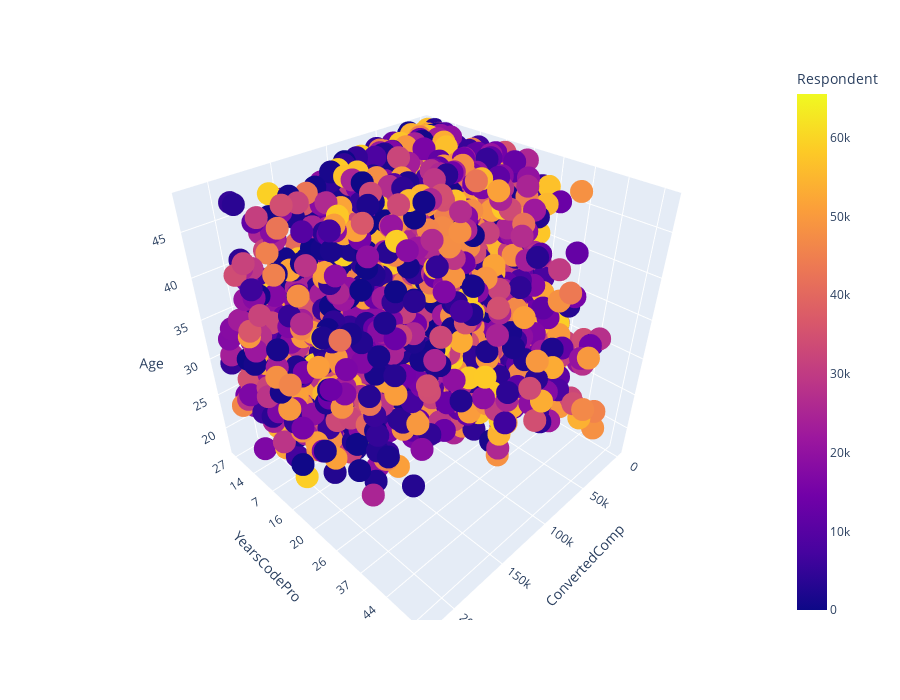

The code cell stored with this chart in its notebook:
### Markdown cell above
#### 3D Scatter Plot

### Code cell
fig = px.scatter_3d(df_final, x='ConvertedComp', y='YearsCodePro', z='Age',height = 700,
              color='Respondent',color_discrete_sequence=px.colors.qualitative.G10)
fig.show()

### Figure 1 — Plotly figure (JSON) as saved in the notebook; plotly's stock layout.template omitted (floating-point values rounded to 4 significant figures; data arrays with more than 128 entries replaced by an {"elided": "..."} marker saying what was removed)
{"data": [{"hovertemplate": "ConvertedComp=%{x}<br>YearsCodePro=%{y}<br>Age=%{z}<br>Respondent=%{marker.color}<extra></extra>", "legendgroup": "", "marker": {"color": {"elided": "14281 int values"}, "coloraxis": "coloraxis", "symbol": "circle"}, "mode": "markers", "name": "", "scene": "scene", "showlegend": false, "type": "scatter3d", "x": {"elided": "14281 float values"}, "y": {"elided": "14281 str values"}, "z": {"elided": "14281 int values"}}], "layout": {"coloraxis": {"colorbar": {"title": {"text": "Respondent"}}, "colorscale": [[0, "#0d0887"], [0.1111, "#46039f"], [0.2222, "#7201a8"], [0.3333, "#9c179e"], [0.4444, "#bd3786"], [0.5556, "#d8576b"], [0.6667, "#ed7953"], [0.7778, "#fb9f3a"], [0.8889, "#fdca26"], [1, "#f0f921"]]}, "height": 700, "legend": {"tracegroupgap": 0}, "margin": {"t": 60}, "scene": {"domain": {"x": [0, 1], "y": [0, 1]}, "xaxis": {"title": {"text": "ConvertedComp"}}, "yaxis": {"title": {"text": "YearsCodePro"}}, "zaxis": {"title": {"text": "Age"}}}}}
